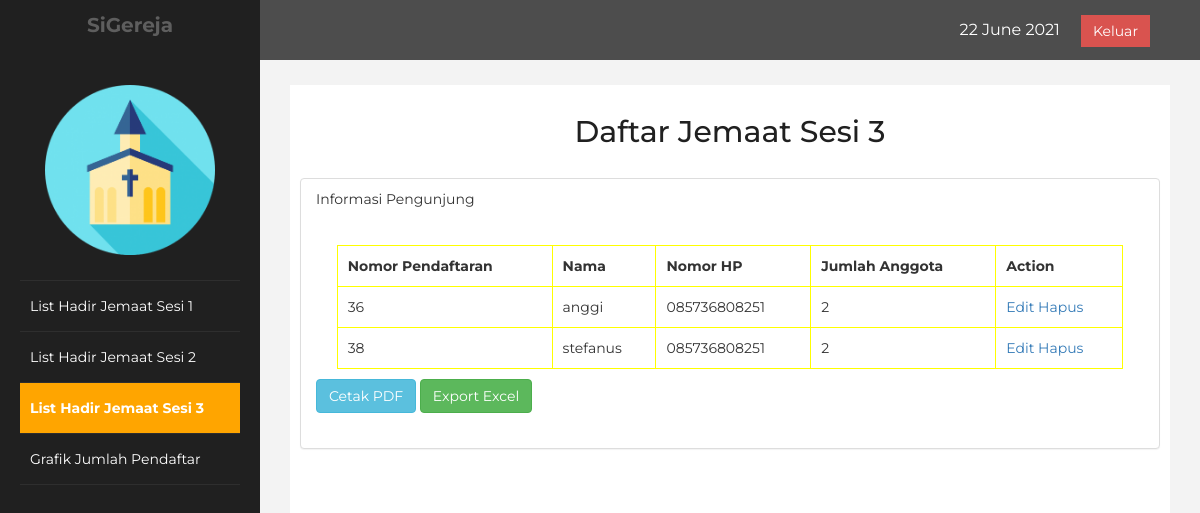
The page /admin_test3.php (signed in) on the database its author committed.
### tables this page shows
CREATE TABLE `sesi_3` (
  `nomor` int(11) NOT NULL,
  `nama` varchar(255) NOT NULL,
  `no_hp` varchar(50) NOT NULL,
  `jumlah` int(10) NOT NULL
);

### admin_test3.php (the view, shortened to what this page needs)
<!DOCTYPE html>
<html lang="en">
<head>
    <link rel="stylesheet" href="https://maxcdn.bootstrapcdn.com/bootstrap/3.3.7/css/bootstrap.min.css">
    <link rel="stylesheet" href="css/css5.css"/>
</head>
<body>
    <div id="wrapper">
        <nav class="navbar navbar-default navbar-cls-top " role="navigation" style="margin-bottom: 0">
            <div class="navbar-header">
                <a class="navbar-brand" href="#"> SiGereja</a>
            </div>
    <div style="color: white;padding: 15px 50px 5px 50px;float: right;font-size: 16px;"><?php date_default_timezone_set('Asia/Jakarta'); echo date("d F Y")."&nbsp; &nbsp; &nbsp;"; ?><a href="logout.php" class="btn btn-danger square-btn-adjust">Keluar</a> </div>
        </nav>
            <nav class="navbar-default navbar-side" role="navigation">
            <div class="sidebar-collapse">
                <ul class="nav" id="main-menu">
				<li class="text-center">
                    <img src="resource/image/logogereja.png" class="user-image img-responsive"/>
					</li>
                    <li>
                        <a href="admin.php"><i class="fa fa-dashboard fa-3x"></i> List Hadir Jemaat Sesi 1</a>
                    </li>
                    <li>
                        <a   href="admin_test2.php"><i class="fa fa-desktop fa-3x"></i> List Hadir Jemaat Sesi 2</a>
                    </li>
                    <li>
                        <a  class="active-menu" href="admin_test3.php"><i class="fa fa-desktop fa-3x"></i> List Hadir Jemaat Sesi 3</a>
                    </li>
                    <li>
                        <a href="grafik.php"><i class="fa fa-dashboard fa-3x"></i> Grafik Jumlah Pendaftar</a>
                    </li>
				</ul>
            </div>
        </nav>
        <div id="page-wrapper" >
            <div id="page-inner">
                <div class="row">
                    <div class="col-md-12">
                     <h2>Daftar Jemaat Sesi 3</h2>
                        <br>
                    </div>
                </div>
                <div class="row">
                <div class="col-md-12 col-sm-0">
                    <div class="panel">
                        <div class="panel-heading">
                            Informasi Pengunjung
                        </div>
                        <div class="panel-body">
                            <table align="center" border="3">
                                <tr>
                                    <td><b>Nomor Pendaftaran</b></td>
                                    <td><b>Nama<b></td>
                                    <td><b>Nomor HP<b></td>
                                    <td><b>Jumlah Anggota</b></td>
                                    <td><b>Action</b></td>
                                </tr>
                                <?php
                                    include 'koneksi.php';
                                    $sql = mysqli_query($koneksi, "select * from sesi_3");
                                    foreach ($sql as $row) {
                                        echo"<tr>
                                        <td>".$row['nomor']."</td>
                                        <td>".$row['nama']."</td>
                                        <td>".$row['no_hp']."</td>
                                        <td>".$row['jumlah']."</td>
                                        <td>
                                            <a href='update3.php?id=$row[nomor]'>Edit</a>
                                            <a href='delete3.php?id=$row[nomor]'>Hapus</a>
                                        </td>
                                        </tr>";
                                        }
                                    ?>
                            </table>
                                <button onclick="location.href='reportpdf3.php';" id="reportpdf" type="button" class="btn btn-info">Cetak PDF</button>
                                <button onclick="location.href='reportexcel3.php';" id="reportexcel" type="button" class="btn btn-success">Export Excel</button>
                                <br><br>
                        </div>
                    </div>
                </div>
             </div>
             </div>
            </div>
        </div>
</body>
</html>

### css/css5.css (style rules this page uses)
body { font-family: 'Montserrat', sans-serif; }
table { border: solid 1px yellow; border-collapse: collapse; border-spacing: 0; width: 95%; margin: 10px auto 10px auto; }
table tbody td { border: solid 1px yellow; color: #333; padding: 10px; text-shadow: 1px 1px 1px #fff; }
h2 { text-align: center; }
#wrapper { width: 100%; background:#202020; }
#page-wrapper { padding: 15px 15px; min-height: 600px; background:#F3F3F3; }
#page-inner { width:100%; margin:10px 20px 10px 0px; background-color:#fff!important; padding:10px; min-height:1200px; }
.text-center { text-align:center; }
h2 { color: #202020; }
.square-btn-adjust { border: 0px solid transparent; -webkit-border-radius: 0px; -moz-border-radius: 0px; border-radius: 0px; }
.user-image { margin: 25px auto; -webkit-border-radius: 10px; -moz-border-radius: 10px; border-radius: 10px; max-height:170px; max-width:170px; }
.navbar-cls-top .navbar-brand { color: black; background: orange; width: 260px; text-align: center; height: 60px; font-size: 20px; font-weight: 700; padding-top: 10; }
.active-menu { background-color:orange!important; color: #202020; font-weight: bold; }
.sidebar-collapse , .sidebar-collapse .nav { background:none; }
.sidebar-collapse .nav { padding:0; }
.sidebar-collapse .nav > li > a { color:#fff; background:#202020; text-shadow:none; }
.sidebar-collapse > .nav > li > a { padding:15px 10px; }
.sidebar-collapse > .nav > li { border-bottom: 1px solid rgba(107, 108, 109, 0.19); }
.navbar-side { border:none; background-color: #202020; padding-left: 20px; padding-right: 20px; }
.navbar-cls-top { background:#4D4D4D; border-bottom:none; }
.navbar-default { border:0px solid black; }
.navbar-header { background: #202020; }
@media (min-width:768px) { #page-wrapper { margin: 0 0 0 260px; padding: 15px 30px; min-height: 1200px; } }
@media (min-width:768px) { .navbar-side { z-index: 1; position: absolute; width: 260px; } }
@media (min-width:768px) { .navbar { border-radius: 0px; } }
.panel { margin-bottom: 20px; background-color: #fff; border: 1px solid transparent; border-color: #ddd; border-radius: 4px; -webkit-box-shadow: 0 1px 1px rgba(0, 0, 0, .05); box-shadow: 0 1px 1px rgba(0, 0, 0, .05); }
.panel-body { padding: 15px; }

### rows shown on the page
sesi_3: nomor "36", nama "anggi", no_hp "085736808251", jumlah "2"
sesi_3: nomor "38", nama "stefanus", no_hp "085736808251", jumlah "2"
